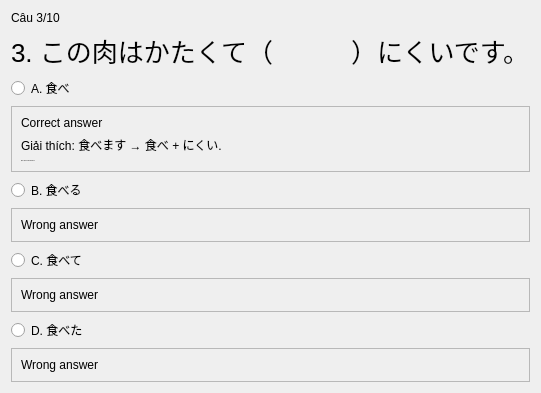
               <widget class="QWidget" name="page_9">
                <layout class="QVBoxLayout" name="verticalLayout_54">
                 <item>
                  <widget class="QLabel" name="label_88">
                   <property name="text">
                    <string>Câu 3/10</string>
                   </property>
                  </widget>
                 </item>
                 <item>
                  <widget class="QLabel" name="label_89">
                   <property name="styleSheet">
                    <string notr="true">font-size: 26px;</string>
                   </property>
                   <property name="text">
                    <string>3. この肉はかたくて（　　　）にくいです。</string>
                   </property>
                  </widget>
                 </item>
                 <item>
                  <widget class="QRadioButton" name="radioButton_33">
                   <property name="text">
                    <string>A. 食べ</string>
                   </property>
                  </widget>
                 </item>
                 <item>
                  <widget class="QFrame" name="frame_49">
                   <property name="frameShape">
                    <enum>QFrame::StyledPanel</enum>
                   </property>
                   <property name="frameShadow">
                    <enum>QFrame::Raised</enum>
                   </property>
                   <layout class="QVBoxLayout" name="verticalLayout_55">
                    <item>
                     <widget class="QLabel" name="label_106">
                      <property name="text">
                       <string>Correct answer</string>
                      </property>
                     </widget>
                    </item>
                    <item>
                     <widget class="QLabel" name="label_105">
                      <property name="text">
                       <string>Giải thích: 食べます → 食べ + にくい.</string>
                      </property>
                     </widget>
                    </item>
                    <item>
                     <widget class="QLabel" name="label_104">
                      <property name="font">
                       <font>
                        <family>Segoe UI</family>
                        <pointsize>-1</pointsize>
                       </font>
                      </property>
                      <property name="styleSheet">
                       <string notr="true">text-font : 20px;</string>
                      </property>
                      <property name="text">
                       <string>Dịch: Thịt này cứng nên khó ăn.</string>
                      </property>
                     </widget>
                    </item>
                   </layout>
                  </widget>
                 </item>
                 <item>
                  <widget class="QRadioButton" name="radioButton_34">
                   <property name="text">
                    <string>B. 食べる</string>
                   </property>
                  </widget>
                 </item>
                 <item>
                  <widget class="QFrame" name="frame_50">
                   <property name="frameShape">
                    <enum>QFrame::StyledPanel</enum>
                   </property>
                   <property name="frameShadow">
                    <enum>QFrame::Raised</enum>
                   </property>
                   <layout class="QVBoxLayout" name="verticalLayout_56">
                    <item>
                     <widget class="QLabel" name="label_107">
                      <property name="text">
                       <string>Wrong answer</string>
                      </property>
                     </widget>
                    </item>
                   </layout>
                  </widget>
                 </item>
                 <item>
                  <widget class="QRadioButton" name="radioButton_35">
                   <property name="text">
                    <string>C. 食べて</string>
                   </property>
                  </widget>
                 </item>
                 <item>
                  <widget class="QFrame" name="frame_51">
                   <property name="frameShape">
                    <enum>QFrame::StyledPanel</enum>
                   </property>
                   <property name="frameShadow">
                    <enum>QFrame::Raised</enum>
                   </property>
                   <layout class="QVBoxLayout" name="verticalLayout_57">
                    <item>
                     <widget class="QLabel" name="label_108">
                      <property name="text">
                       <string>Wrong answer</string>
                      </property>
                     </widget>
                    </item>
                   </layout>
                  </widget>
                 </item>
                 <item>
                  <widget class="QRadioButton" name="radioButton_36">
                   <property name="text">
                    <string>D. 食べた</string>
                   </property>
                  </widget>
                 </item>
                 <item>
                  <widget class="QFrame" name="frame_52">
                   <property name="frameShape">
                    <enum>QFrame::StyledPanel</enum>
                   </property>
                   <property name="frameShadow">
                    <enum>QFrame::Raised</enum>
                   </property>
                   <layout class="QVBoxLayout" name="verticalLayout_58">
                    <item>
                     <widget class="QLabel" name="label_109">
                      <property name="text">
                       <string>Wrong answer</string>
                      </property>
                     </widget>
                    </item>
                   </layout>
                  </widget>
                 </item>
                </layout>
               </widget>
